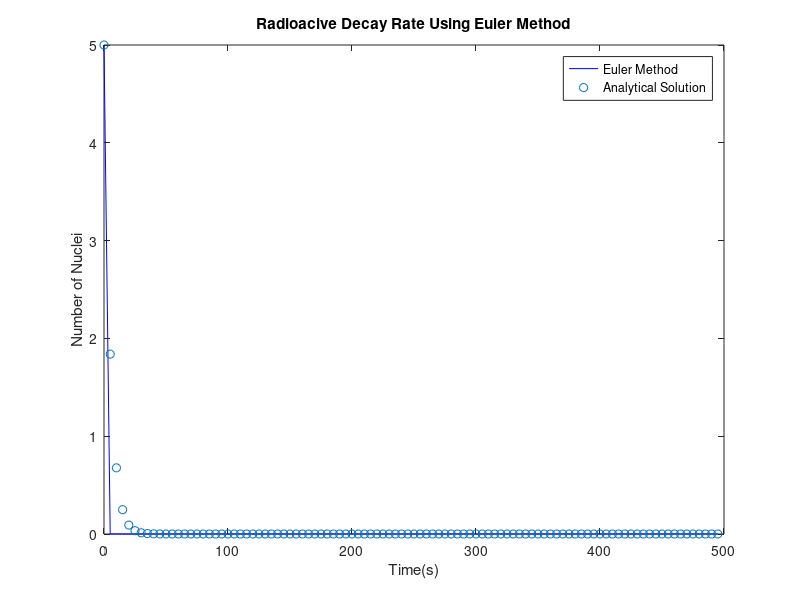
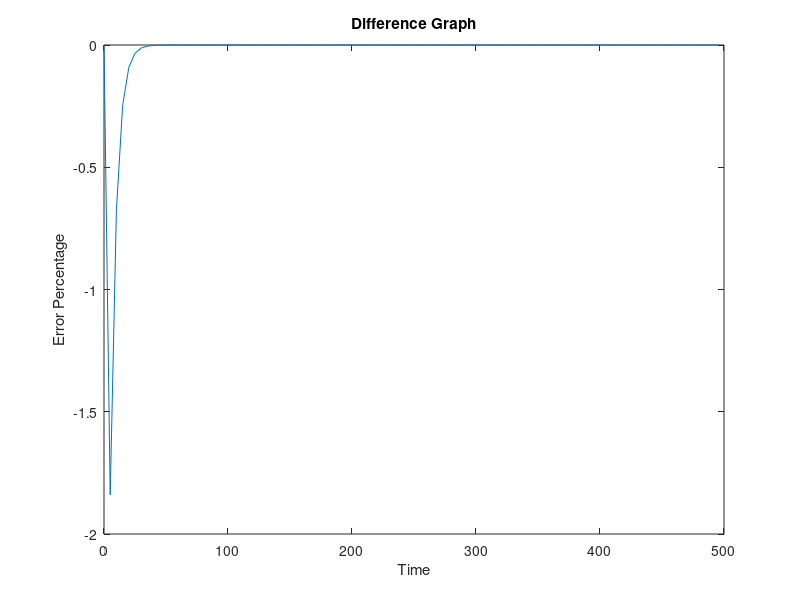

Write MATLAB code to recreate these figures, in order.
Ui=input('Enter intial number of atoms > ');
tau=input('Define decay constant > ');
dt=input('Define time increment > ');

Uarray=zeros(1,100);
t=zeros(1,100)* dt;

Uarray(1)=Ui;

for i=1:99
    Uarray(i+1)=Uarray(i)-dt*(Uarray(i)/tau);
    t(i+1)=t(i)+dt;
end

analytical=Ui*exp(-t/tau);

figure(1)
plot(t,Uarray,'blue'); %Plotting numerical solution 
hold on 
scatter(t,Ui*exp(-t/tau),'red'); %Plotting analytical solution
title('Radioacive Decay Rate Using Euler Method')
xlabel('Time(s)');
ylabel('Number of Nuclei');
legend('Euler Method','Analytical Solution');
hold off

figure(2) %Plotting difference graph
plot(t, Uarray-Ui*exp(-t/tau));
hold on
title('Difference Graph');
xlabel('Time');
ylabel('Error Percentage');
hold off
